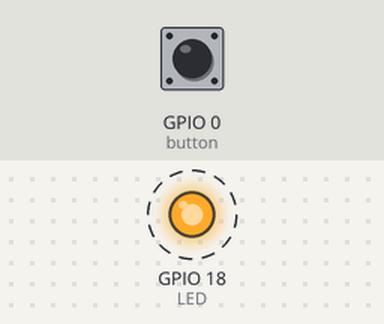
The program below on a simulated ESP32 board running MicroPython. On the bench: output pins drawn as LEDs (lit = HIGH). Dashed ring = blinking. The inputs (shaded band) are chosen by the test bench; at power-on: GPIO 0 (button) HIGH. What the program prints to the serial console is not drawn.

Above: at 1.2 s.
1.3 s: GPIO 0 (button) pulled LOW for 0.15 s
Timing chart, 0 to 10.3 s (numbered marks = the images above; inputs shaded):
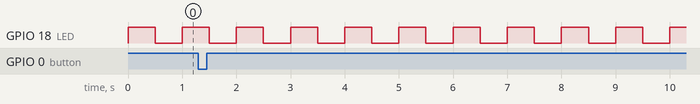

Measured:
- by itself, GPIO 18 (LED): alternates HIGH for 0.50 s and LOW for 0.50 s

The program:

Interrupt.py
```python
from machine import Pin
import time
button=Pin(0,Pin.IN)
LED = Pin(18,Pin.OUT)
counter = 0

def inter(e):
  time.sleep_ms(20)
  if button.value()==0:
    global counter
    counter+=1
    print(counter)
button.irq(trigger=Pin.IRQ_FALLING,handler=inter)

while True:
  LED.value(1)
  time.sleep(0.5)
  LED.value(0)
  time.sleep(0.5)
```
